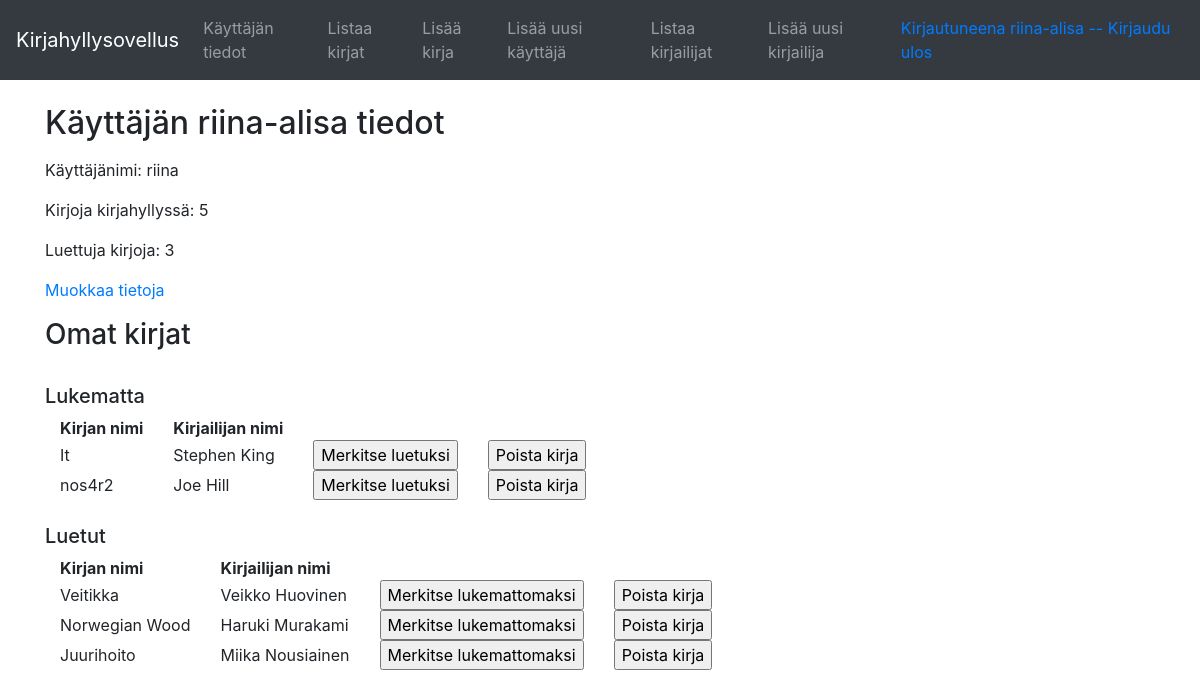
The page /auth/info/ (signed in) on the database its author committed.
### application/auth/models.py (models this page shows, shortened)
class User(Base):
    __tablename__ = "account"
    name = db.Column(db.String(30), nullable=False)
    username = db.Column(db.String(30), nullable=False)
    password = db.Column(db.String(30), nullable=False)
    mybooks = db.relationship("Book", secondary=users_books,
        backref=db.backref('mybooks', lazy='dynamic'))
    @staticmethod
    def count_all_books(userid):
        stmt = text("SELECT COUNT(users_books.book_id) FROM users_books WHERE user_id = :userid").params(userid=userid)
        res = db.engine.execute(stmt)
        return res.fetchone()[0]
    @staticmethod
    def count_read_books(userid):
        stmt = text("SELECT COUNT(users_books.book_id) FROM users_books WHERE user_id = :userid AND read = '1'").params(userid=userid)
        res = db.engine.execute(stmt)
        return res.fetchone()[0]

### tables this page shows
CREATE TABLE users_books (
	book_id INTEGER, 
	user_id INTEGER, 
	read BOOLEAN NOT NULL, 
	FOREIGN KEY(book_id) REFERENCES book (id), 
	FOREIGN KEY(user_id) REFERENCES account (id), 
	CHECK (read IN (0, 1))
);

### application/books/models.py (models this page shows, shortened)
class Book(Base):
    name = db.Column(db.String(144), nullable=False)

### application/authors/models.py (models this page shows, shortened)
class Author(Base):
    __tablename__ = "author"
    firstname = db.Column(db.String(30), nullable=False)
    lastname = db.Column(db.String(30), nullable=False)
    books = db.relationship("Book", secondary=authors_books,
        backref=db.backref('books', lazy='dynamic'))

### application/auth/views.py (the view)
@app.route("/auth/info/", methods=["GET"])
@login_required
def auth_info():
    stmt_unread = text(
        "SELECT ub.book_id, ub.user_id, author.firstname, author.lastname, ub.read, b.name "
        "FROM users_books ub JOIN book b ON b.id=ub.book_id, authors_books ab "
        "JOIN author ON author.id=ab.author_id WHERE ub.user_id=:user_id AND ab.book_id=ub.book_id AND read = '0'").params(
        user_id=current_user.id)
    unread_books = db.engine.execute(stmt_unread)
    stmt_read =text(
        "SELECT ub.book_id, ub.user_id, author.firstname, author.lastname, ub.read, b.name "
        "FROM users_books ub JOIN book b ON b.id=ub.book_id, authors_books ab "
        "JOIN author ON author.id=ab.author_id WHERE ub.user_id=:user_id AND ab.book_id=ub.book_id AND read = '1'").params(
        user_id=current_user.id)
    read_books = db.engine.execute(stmt_read)
    return render_template("auth/userinfo.html", user=current_user, unread=unread_books, read=read_books,
                           all_books=current_user.count_all_books(current_user.id),
                           read_books=current_user.count_read_books(current_user.id))

### application/__init__.py (called while the page is built)
@login_manager.user_loader
def load_user(user_id):
    return User.query.get(user_id)

### application/templates/auth/userinfo.html (shortened to what this page needs)
{% extends "layout.html" %}
{% block body %}
<form method="GET" action="{{ url_for('auth_info') }}">
    <h2>Käyttäjän {{ user.name }} tiedot</h2>
    <p>Käyttäjänimi: {{ user.username }}</p>
    {% if all_books is defined %}
    <p>Kirjoja kirjahyllyssä: {{ all_books }}</p>
    {% endif %}
    {% if read_books is defined %}
    <p>Luettuja kirjoja: {{ read_books }}</p>
    {% endif %}
    <a href="{{ url_for('auth_edit_form') }}" class="button">Muokkaa tietoja</a>
    <h3>Omat kirjat</h3>
    <br>
    <h5>Lukematta</h5>
    <table>
        <tr>
            <th style="padding:0 15px 0 15px;">Kirjan nimi</th>
            <th style="padding:0 15px 0 15px;">Kirjailijan nimi</th>
        </tr>
        {% for book in unread %}
        <tr>
            <td style="padding:0 15px 0 15px;">{{ book.name }}</td>
            <td style="padding:0 15px 0 15px;">{{ book.firstname }} {{ book.lastname }}</td>
            <td style="padding:0 15px 0 15px;">
                <form method="POST" action="{{ url_for('books_set_read_or_delete', book_id=book.book_id) }}">
                    <input type="submit" name="btn" value="Merkitse luetuksi"/>
                </form>
            </td>
            <td style="padding:0 15px 0 15px;">
                <form method="POST" action="{{ url_for('books_set_read_or_delete', book_id=book.book_id) }}">
                    <input type="submit" name="btn" value="Poista kirja"/>
                </form>
            </td>
        </tr>
        {% endfor %}
    </table>
    <br>
    <h5>Luetut</h5>
    <table>
        <tr>
            <th style="padding:0 15px 0 15px;">Kirjan nimi</th>
            <th style="padding:0 15px 0 15px;">Kirjailijan nimi</th>
        </tr>
        {% for book in read %}
        <tr>
            <td style="padding:0 15px 0 15px;">{{ book.name }}</td>
            <td style="padding:0 15px 0 15px;">{{ book.firstname }} {{ book.lastname }}</td>
            <td style="padding:0 15px 0 15px;">
                <form method="POST" action="{{ url_for('books_set_read_or_delete', book_id=book.book_id) }}">
                    <input type="submit" name="btn" value="Merkitse lukemattomaksi"/>
                </form>
            </td>
            <td style="padding:0 15px 0 15px;">
                <form method="POST" action="{{ url_for('books_set_read_or_delete', book_id=book.book_id) }}">
                    <input type="submit" name="btn" value="Poista kirja"/>
                </form>
            </td>
        </tr>
        {% endfor %}
    </table>
</form>
{% endblock %}

### application/templates/layout.html (shortened to what this page needs)
<!DOCTYPE html>
<html>
  <head>
    <link rel="stylesheet" href="https://maxcdn.bootstrapcdn.com/bootstrap/4.0.0/css/bootstrap.min.css"
>
  </head>
  <body>
    <nav class="navbar navbar-expand-md navbar-dark bg-dark mb-4">
      <a class="navbar-brand" href="#">Kirjahyllysovellus</a>
      <div class="collapse navbar-collapse" id="navbarCollapse">
        <ul class="navbar-nav mr-auto">
          {% if current_user.is_authenticated %}
          <li class="nav-item">
            <a class="nav-link" href="{{ url_for('auth_info', username=current_user.username) }}">Käyttäjän tiedot</a>
          </li>
          {% endif %}
          <li class="nav-item">
            <a class="nav-link" href="{{ url_for('books_index') }}">Listaa kirjat</a>
          </li>
          <li class="nav-item">
            <a class="nav-link" href="{{ url_for('books_form') }}">Lisää kirja</a>
          </li>
          <li class="nav-item">
            <a class="nav-link"  href="{{ url_for('auth_form') }}">Lisää uusi käyttäjä</a>
          </li>
          <li class="nav-item">
            <a class="nav-link"  href="{{ url_for('authors_index') }}">Listaa kirjailijat</a>
          </li>
          <li class="nav-item">
            <a class="nav-link"  href="{{ url_for('authors_form') }}">Lisää uusi kirjailija</a>
          </li>
        </ul>
        <div class="form-inline mt-2 mt-md-0">
          {% if current_user.is_authenticated %}
          <a href="{{url_for('auth_logout') }}">Kirjautuneena {{ current_user.name }} -- Kirjaudu ulos</a>
          {% else %}
          <a href="{{ url_for('auth_login') }}">Kirjaudu sisään</a>
          {% endif %}
        </div>
      </div>
    </nav>
    <main role="main" class="container">
      {% block body %}{% endblock %}
    </main>
  </body>
</html>

### rows shown on the page
User: name "riina-alisa", username "riina"
users_books: name "It", firstname "Stephen", lastname "King"
users_books: name "nos4r2", firstname "Joe", lastname "Hill"
users_books: name "Veitikka", firstname "Veikko", lastname "Huovinen"
users_books: name "Norwegian Wood", firstname "Haruki", lastname "Murakami"
users_books: name "Juurihoito", firstname "Miika", lastname "Nousiainen"

### other values the page prints
{{ all_books }} "5"
{{ read_books }} "3"
